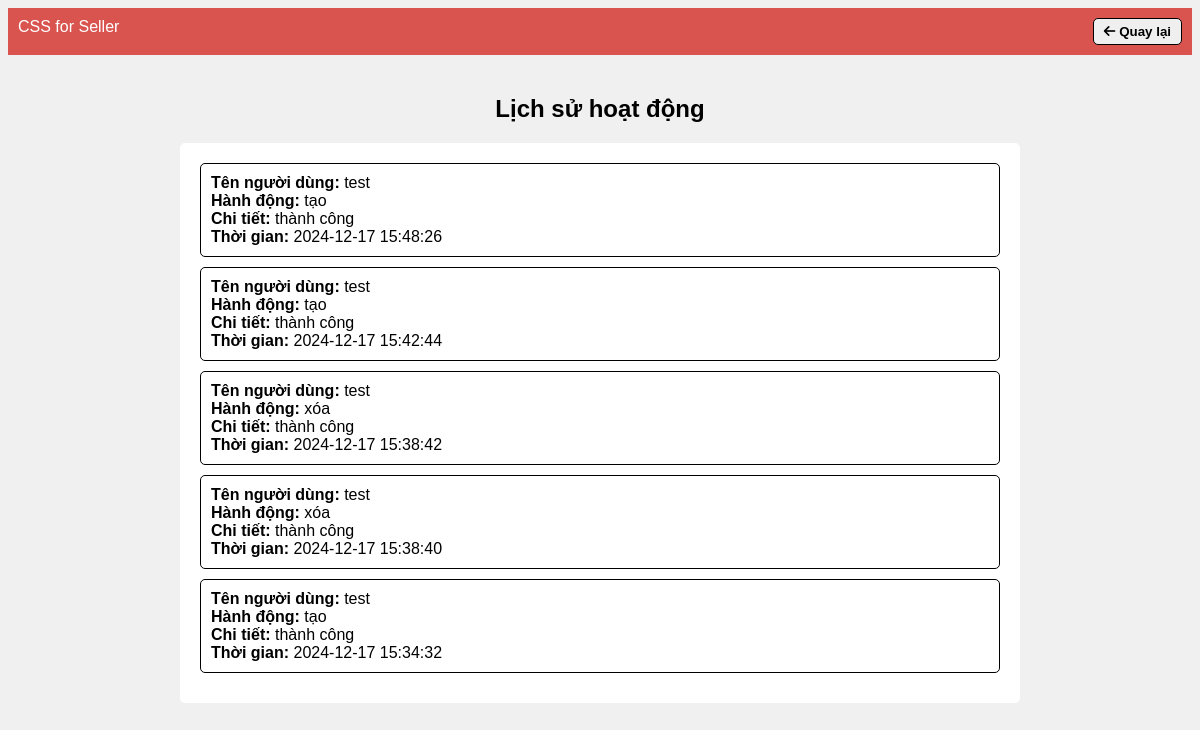
/B3/TBLS.php (signed in), run on an earlier commit of the app's database.
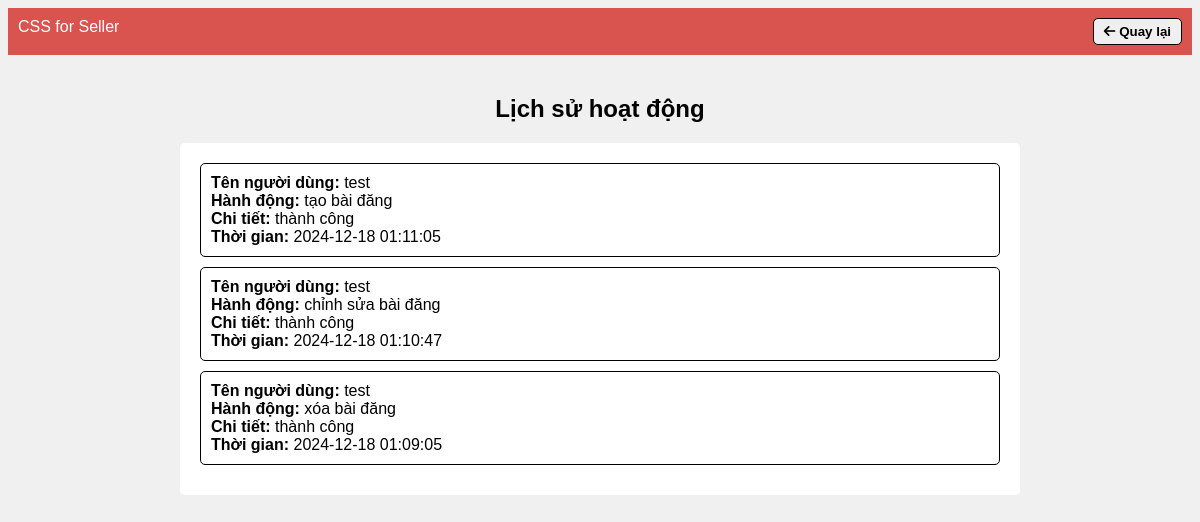
And on a later commit of the database.
### tables this page shows
CREATE TABLE IF NOT EXISTS `history` (
  `id` int NOT NULL AUTO_INCREMENT,
  `username` varchar(255) NOT NULL,
  `action` varchar(255) NOT NULL,
  `details` text NOT NULL,
  `created_at` datetime NOT NULL,
  PRIMARY KEY (`id`)
);

### B3/TBLS.php (the view, shortened to what this page needs)
<!DOCTYPE html>
<html lang="vi">
<head>
    <link rel="stylesheet" href="https://cdnjs.cloudflare.com/ajax/libs/font-awesome/6.0.0-beta3/css/all.min.css">
</head>
<body>
    <div class="header">
        <div class="logo">CSS for Seller</div>
        <div class="icons">
            <button><a href="../trangchunguoiban.php"><i class="fas fa-arrow-left"></i> Quay lại</a></button>
        </div>
    </div>
    <div class="content">
        <h2>Lịch sử hoạt động</h2>
        <div class="mess-box">
        <?php
            $conn = connect_db();
            $sql = "SELECT * FROM history ORDER BY created_at DESC";
            $result = $conn->query($sql);
            if ($result->num_rows > 0) {
                while($row = $result->fetch_assoc()) {
                    echo '<div class="message">';
                    echo '<strong>Tên người dùng: </strong>' . htmlspecialchars($row['username']) . '<br>';
                    echo '<strong>Hành động: </strong>' . htmlspecialchars($row['action']) . '<br>';
                    echo '<strong>Chi tiết: </strong>' . htmlspecialchars($row['details']) . '<br>';
                    echo '<strong>Thời gian: </strong>' . htmlspecialchars($row['created_at']) . '<br>';
                    echo '</div>';
                }
            } else {
                echo 'Không có lịch sử hoạt động.';
            }
            ?>
        </div>
    </div>
</body>
</html>

What changed in the data, as far as the page shows it:
removed history: username "test", action "tạo", details "thành công", created_at "2024-12-17 15:48:26"
removed history: username "test", action "tạo", details "thành công", created_at "2024-12-17 15:42:44"
removed history: username "test", action "xóa", details "thành công", created_at "2024-12-17 15:38:42"
removed history: username "test", action "xóa", details "thành công", created_at "2024-12-17 15:38:40"
removed history: username "test", action "tạo", details "thành công", created_at "2024-12-17 15:34:32"
added history: username "test", action "tạo bài đăng", details "thành công", created_at "2024-12-18 01:11:05"
added history: username "test", action "chỉnh sửa bài đăng", details "thành công", created_at "2024-12-18 01:10:47"
added history: username "test", action "xóa bài đăng", details "thành công", created_at "2024-12-18 01:09:05"
